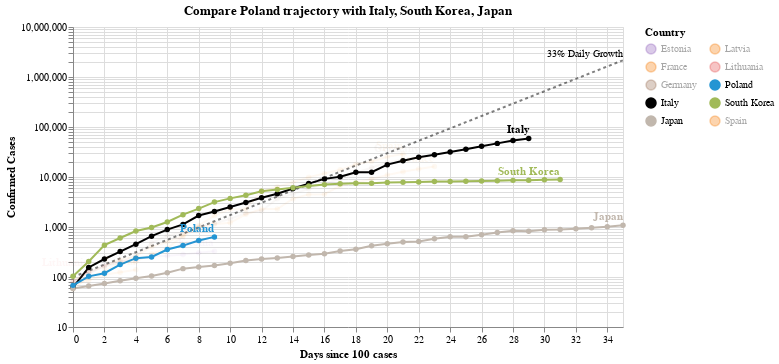

The code cell stored with this chart in its notebook:
### Code cell
#hide_input
chart3 = make_since_chart(['Poland'])
chart3

### Figure 1 — Vega-Lite specification as saved in the notebook (floating-point values rounded to 4 significant figures; data arrays with more than 128 entries replaced by an {"elided": "..."} marker saying what was removed)
{"config": {"view": {"continuousWidth": 400, "continuousHeight": 300}}, "layer": [{"mark": {"type": "line", "color": "black", "opacity": 0.5, "strokeDash": [3, 3]}, "encoding": {"x": {"type": "quantitative", "field": "Days since 100 cases"}, "y": {"type": "quantitative", "field": "Confirmed Cases"}}}, {"mark": {"type": "text", "align": "right", "dy": -6, "fontSize": 10, "text": "33% Daily Growth"}, "encoding": {"x": {"type": "quantitative", "field": "Days since 100 cases"}, "y": {"type": "quantitative", "field": "Confirmed Cases"}}, "transform": [{"filter": "(datum['Days since 100 cases'] >= 35)"}]}, {"data": {"name": "data-71f4f25e5b5fa32765937480d0311e52"}, "mark": {"type": "line", "point": true}, "encoding": {"color": {"type": "nominal", "field": "Country", "legend": {"columns": 2}, "scale": {"domain": ["Estonia", "France", "Germany", "Italy", "Japan", "Latvia", "Lithuania", "Poland", "South Korea", "Spain"], "range": ["#9467bd", "#F58518", "#9D755D", "black", "#C1B7AD", "#F58518", "#E45756", "#2495D3", "#A1BA59", "#F58518"]}}, "opacity": {"condition": {"value": 1, "selection": "selector005"}, "value": 0.05}, "tooltip": [{"type": "nominal", "field": "Country"}, {"type": "temporal", "field": "Date"}, {"type": "quantitative", "field": "Confirmed Cases"}, {"type": "quantitative", "field": "Days since 100 cases"}], "x": {"type": "quantitative", "field": "Days since 100 cases"}, "y": {"type": "quantitative", "field": "Confirmed Cases", "scale": {"type": "log"}}}, "selection": {"selector005": {"type": "multi", "fields": ["Country"], "bind": "legend", "init": [{"Country": "Poland"}, {"Country": "Italy"}, {"Country": "South Korea"}, {"Country": "Japan"}]}}, "width": 550}, {"data": {"name": "data-71f4f25e5b5fa32765937480d0311e52"}, "mark": {"type": "text", "align": "right", "dy": -8, "fontWeight": "bold"}, "encoding": {"color": {"type": "nominal", "field": "Country", "legend": {"columns": 2}, "scale": {"domain": ["Estonia", "France", "Germany", "Italy", "Japan", "Latvia", "Lithuania", "Poland", "South Korea", "Spain"], "range": ["#9467bd", "#F58518", "#9D755D", "black", "#C1B7AD", "#F58518", "#E45756", "#2495D3", "#A1BA59", "#F58518"]}}, "opacity": {"condition": {"value": 1, "selection": "selector005"}, "value": 0.05}, "text": {"type": "nominal", "field": "Country"}, "tooltip": [{"type": "nominal", "field": "Country"}, {"type": "temporal", "field": "Date"}, {"type": "quantitative", "field": "Confirmed Cases"}, {"type": "quantitative", "field": "Days since 100 cases"}], "x": {"type": "quantitative", "field": "Days since 100 cases"}, "y": {"type": "quantitative", "field": "Confirmed Cases", "scale": {"type": "log"}}}, "transform": [{"filter": "(datum['Date'] >= 1584835200000)"}], "width": 550}], "data": {"name": "data-c1a3bbf4dd040f2e7e8e7a69520e3c2a"}, "title": "Compare Poland trajectory with Italy, South Korea, Japan", "$schema": "https://vega.github.io/schema/vega-lite/v4.0.2.json", "datasets": {"data-c1a3bbf4dd040f2e7e8e7a69520e3c2a": [{"Days since 100 cases": 0, "Confirmed Cases": 100.0}, {"Days since 100 cases": 1, "Confirmed Cases": 133.0}, {"Days since 100 cases": 2, "Confirmed Cases": 176.9}, {"Days since 100 cases": 3, "Confirmed Cases": 235.3}, {"Days since 100 cases": 4, "Confirmed Cases": 312.9}, {"Days since 100 cases": 5, "Confirmed Cases": 416.2}, {"Days since 100 cases": 6, "Confirmed Cases": 553.5}, {"Days since 100 cases": 7, "Confirmed Cases": 736.1}, {"Days since 100 cases": 8, "Confirmed Cases": 979.1}, {"Days since 100 cases": 9, "Confirmed Cases": 1302.0}, {"Days since 100 cases": 10, "Confirmed Cases": 1732.0}, {"Days since 100 cases": 11, "Confirmed Cases": 2303.0}, {"Days since 100 cases": 12, "Confirmed Cases": 3064.0}, {"Days since 100 cases": 13, "Confirmed Cases": 4074.0}, {"Days since 100 cases": 14, "Confirmed Cases": 5419.0}, {"Days since 100 cases": 15, "Confirmed Cases": 7207.0}, {"Days since 100 cases": 16, "Confirmed Cases": 9586.0}, {"Days since 100 cases": 17, "Confirmed Cases": 12750.0}, {"Days since 100 cases": 18, "Confirmed Cases": 16960.0}, {"Days since 100 cases": 19, "Confirmed Cases": 22550.0}, {"Days since 100 cases": 20, "Confirmed Cases": 29990.0}, {"Days since 100 cases": 21, "Confirmed Cases": 39890.0}, {"Days since 100 cases": 22, "Confirmed Cases": 53060.0}, {"Days since 100 cases": 23, "Confirmed Cases": 70560.0}, {"Days since 100 cases": 24, "Confirmed Cases": 93850.0}, {"Days since 100 cases": 25, "Confirmed Cases": 124800.0}, {"Days since 100 cases": 26, "Confirmed Cases": 166000.0}, {"Days since 100 cases": 27, "Confirmed Cases": 220800.0}, {"Days since 100 cases": 28, "Confirmed Cases": 293700.0}, {"Days since 100 cases": 29, "Confirmed Cases": 390600.0}, {"Days since 100 cases": 30, "Confirmed Cases": 519500.0}, {"Days since 100 cases": 31, "Confirmed Cases": 690900.0}, {"Days since 100 cases": 32, "Confirmed Cases": 918900.0}, {"Days since 100 cases": 33, "Confirmed Cases": 1222000.0}, {"Days since 100 cases": 34, "Confirmed Cases": 1625000.0}, {"Days since 100 cases": 35, "Confirmed Cases": 2162000.0}], "data-71f4f25e5b5fa32765937480d0311e52": {"elided": "194 records"}}}
